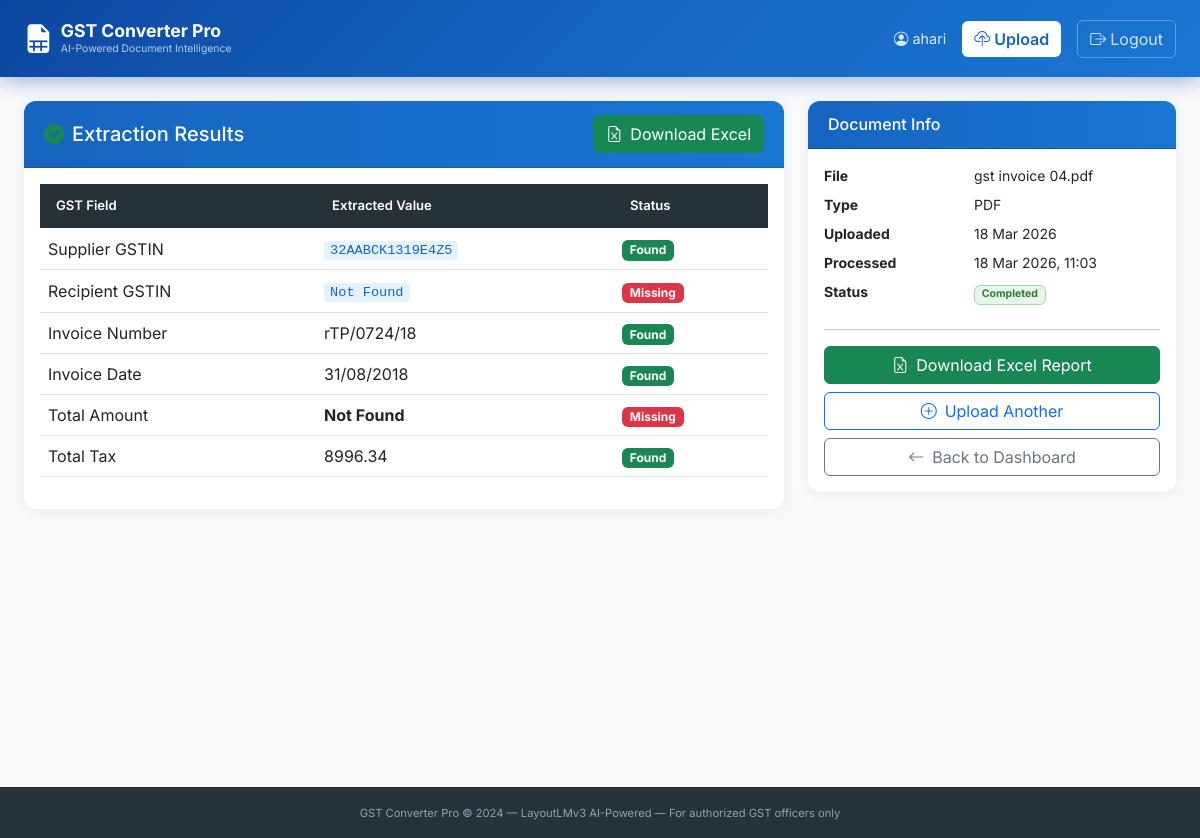
Page /converter/results/35/ (signed in) on the committed database.
### converter/models.py (models this page shows, shortened)
class UploadedDocument(models.Model):
    STATUS_CHOICES = [
        ('pending', 'Pending'),
        ('processing', 'Processing'),
        ('completed', 'Completed'),
        ('failed', 'Failed'),
    ]
    user = models.ForeignKey(User, on_delete=models.CASCADE, related_name='documents')
    original_file = models.FileField(upload_to='uploads/')
    original_filename = models.CharField(max_length=255)
    file_type = models.CharField(max_length=10)  # pdf, jpg, png
    output_excel = models.FileField(upload_to='outputs/', blank=True, null=True)
    status = models.CharField(max_length=20, choices=STATUS_CHOICES, default='pending')
    error_message = models.TextField(blank=True)
    uploaded_at = models.DateTimeField(auto_now_add=True)
    processed_at = models.DateTimeField(blank=True, null=True)
    invoice_number = models.CharField(max_length=100, blank=True)
    gstin_supplier = models.CharField(max_length=20, blank=True)
    gstin_recipient = models.CharField(max_length=20, blank=True)
    invoice_date = models.CharField(max_length=50, blank=True)
    total_amount = models.CharField(max_length=50, blank=True)
    total_tax = models.CharField(max_length=50, blank=True)
    class Meta:
        ordering = ['-uploaded_at']
        verbose_name = 'Uploaded Document'

### converter/views.py (the view)
# urls.py: path('results/<int:doc_id>/', views.results, name='results'),
@login_required
def results(request, doc_id):
    doc = get_object_or_404(UploadedDocument, id=doc_id, user=request.user)
    return render(request, 'converter/results.html', {'doc': doc})

### templates/converter/results.html (shortened to what this page needs)
{% extends 'base.html' %}
{% block content %}
<div class='container-fluid px-4 py-4'>
  <div class='row g-4'>
    <div class='col-lg-8'>
      <div class='card gst-card'>
        <div class='card-header gst-card-header d-flex justify-content-between align-items-center'>
          <h5 class='mb-0'><i class='bi bi-check-circle-fill text-success me-2'></i>Extraction Results</h5>
          <a href='{% url "download_excel" doc.id %}' class='btn btn-success'>
            <i class='bi bi-file-earmark-excel me-2'></i>Download Excel
          </a>
        </div>
        <div class='card-body'>
          <table class='table gst-table'>
            <thead><tr><th>GST Field</th><th>Extracted Value</th><th>Status</th></tr></thead>
            <tbody>
              <tr><td>Supplier GSTIN</td><td><code>{{ doc.gstin_supplier|default:'Not Found' }}</code></td>
                  <td>{% if doc.gstin_supplier %}<span class='badge bg-success'>Found</span>{% else %}<span class='badge bg-danger'>Missing</span>{% endif %}</td></tr>
              <tr><td>Recipient GSTIN</td><td><code>{{ doc.gstin_recipient|default:'Not Found' }}</code></td>
                  <td>{% if doc.gstin_recipient %}<span class='badge bg-success'>Found</span>{% else %}<span class='badge bg-danger'>Missing</span>{% endif %}</td></tr>
              <tr><td>Invoice Number</td><td>{{ doc.invoice_number|default:'Not Found' }}</td>
                  <td>{% if doc.invoice_number %}<span class='badge bg-success'>Found</span>{% else %}<span class='badge bg-danger'>Missing</span>{% endif %}</td></tr>
              <tr><td>Invoice Date</td><td>{{ doc.invoice_date|default:'Not Found' }}</td>
                  <td>{% if doc.invoice_date %}<span class='badge bg-success'>Found</span>{% else %}<span class='badge bg-danger'>Missing</span>{% endif %}</td></tr>
              <tr><td>Total Amount</td><td><strong>{{ doc.total_amount|default:'Not Found' }}</strong></td>
                  <td>{% if doc.total_amount %}<span class='badge bg-success'>Found</span>{% else %}<span class='badge bg-danger'>Missing</span>{% endif %}</td></tr>
              <tr><td>Total Tax</td><td>{{ doc.total_tax|default:'Not Found' }}</td>
                  <td>{% if doc.total_tax %}<span class='badge bg-success'>Found</span>{% else %}<span class='badge bg-danger'>Missing</span>{% endif %}</td></tr>
            </tbody>
          </table>
        </div>
      </div>
    </div>
    <div class='col-lg-4'>
      <div class='card gst-card'>
        <div class='card-header gst-card-header'><h6 class='mb-0'>Document Info</h6></div>
        <div class='card-body'>
          <dl class='row small'>
            <dt class='col-sm-5'>File</dt><dd class='col-sm-7'>{{ doc.original_filename|truncatechars:25 }}</dd>
            <dt class='col-sm-5'>Type</dt><dd class='col-sm-7'>{{ doc.file_type|upper }}</dd>
            <dt class='col-sm-5'>Uploaded</dt><dd class='col-sm-7'>{{ doc.uploaded_at|date:'d M Y' }}</dd>
            <dt class='col-sm-5'>Processed</dt><dd class='col-sm-7'>{{ doc.processed_at|date:'d M Y, H:i'|default:'N/A' }}</dd>
            <dt class='col-sm-5'>Status</dt><dd class='col-sm-7'><span class='badge status-{{ doc.status }}'>{{ doc.status|capfirst }}</span></dd>
          </dl>
          <hr>
          <div class='d-grid gap-2'>
            <a href='{% url "download_excel" doc.id %}' class='btn btn-success'><i class='bi bi-file-earmark-excel me-2'></i>Download Excel Report</a>
            <a href='{% url "upload" %}' class='btn btn-outline-primary'><i class='bi bi-plus-circle me-2'></i>Upload Another</a>
            <a href='{% url "dashboard" %}' class='btn btn-outline-secondary'><i class='bi bi-arrow-left me-2'></i>Back to Dashboard</a>
          </div>
        </div>
      </div>
    </div>
  </div>
</div>
{% endblock %}

### templates/base.html (shortened to what this page needs)
<!DOCTYPE html>
<html lang='en'>
<head>
    <link href='https://cdn.jsdelivr.net/npm/bootstrap@5.3.0/dist/css/bootstrap.min.css' rel='stylesheet'>
    <link href='https://cdn.jsdelivr.net/npm/bootstrap-icons@1.11.0/font/bootstrap-icons.css' rel='stylesheet'>
    {% load static %}
    <link rel='stylesheet' href='{% static "css/style.css" %}'>
</head>
<body>
{% if user.is_authenticated %}
<nav class='navbar navbar-expand-lg navbar-dark gst-navbar'>
  <div class='container-fluid px-4'>
    <a class='navbar-brand d-flex align-items-center gap-2' href='{% url "dashboard" %}'>
      <div class='brand-icon'><i class='bi bi-file-earmark-spreadsheet-fill'></i></div>
      <div>
        <div class='brand-name'>GST Converter Pro</div>
        <div class='brand-sub'>AI-Powered Document Intelligence</div>
      </div>
    </a>
    <div class='d-flex align-items-center gap-3 ms-auto'>
      <span class='nav-user'><i class='bi bi-person-circle me-1'></i>{{ user.get_full_name|default:user.username }}</span>
      <a href='{% url "upload" %}' class='btn btn-upload'><i class='bi bi-cloud-upload me-1'></i>Upload</a>
      <a href='{% url "logout" %}' class='btn btn-logout'><i class='bi bi-box-arrow-right me-1'></i>Logout</a>
    </div>
  </div>
</nav>
{% endif %}
<div class='main-content'>
{% block content %}{% endblock %}
</div>
<footer class='gst-footer'>
  <div class='container text-center'>
    <small>GST Converter Pro &copy; 2024 &mdash; LayoutLMv3 AI-Powered &mdash; For authorized GST officers only</small>
  </div>
</footer>
{% load static %}
</body>
</html>

### static/css/style.css (style rules this page uses)
:root { --primary: #1565C0; --primary-dark: #0D47A1; --accent: #E65100; --green: #2E7D32; --surface: #FAFAFA; --card-shadow: 0 2px 12px rgba(21,101,192,0.10); }
* { font-family: 'Inter', sans-serif; }
body { background: var(--surface); }
.gst-navbar { background: linear-gradient(135deg, #0D47A1 0%, #1565C0 50%, #1976D2 100%); padding: 12px 0; box-shadow: 0 4px 20px rgba(13,71,161,0.4); }
.brand-name { font-weight: 700; font-size: 1.1rem; color: #fff; line-height:1.2 }
.brand-sub { font-size: 0.65rem; color: rgba(255,255,255,0.7); }
.brand-icon { font-size: 1.8rem; color: #fff; }
.nav-user { color: rgba(255,255,255,0.85); font-size: 0.9rem; }
.btn-upload { background: #fff; color: var(--primary); font-weight:600; border:none; }
.btn-logout { background: transparent; color: rgba(255,255,255,0.8); border: 1px solid rgba(255,255,255,0.3); }
.gst-card { border: none; box-shadow: var(--card-shadow); border-radius: 12px; overflow: hidden; }
.gst-card-header { background: linear-gradient(90deg, #1565C0, #1976D2); color: #fff; padding: 14px 20px; }
.gst-table thead th { background: #263238; color: #fff; font-size:0.82rem; font-weight:600; border:none; padding: 12px 16px; }
.gst-table td, .gst-table th { vertical-align: middle; }
.status-completed { background:#E8F5E9; color:#2E7D32; border:1px solid #A5D6A7; }
.main-content { min-height: calc(100vh - 130px); }
.gst-footer { background:#263238; color:#90A4AE; padding:16px 0; margin-top:40px; font-size:0.8rem; }
code { background:#E3F2FD; color:#1565C0; padding:2px 6px; border-radius:4px; font-size:0.85em; }

### rows in the picture
UploadedDocument: gstin_supplier "32AABCK1319E4Z5", gstin_recipient "Not Found", invoice_number "rTP/0724/18", invoice_date "31/08/2018", total_amount "Not Found", total_tax "8996.34", original_filename "gst invoice 04.pdf", file_type "PDF", uploaded_at "18 Mar 2026", processed_at "18 Mar 2026, 11:03", status "Completed"

### other values in the picture
{{ user.get_full_name|default:user.username }} "ahari"
